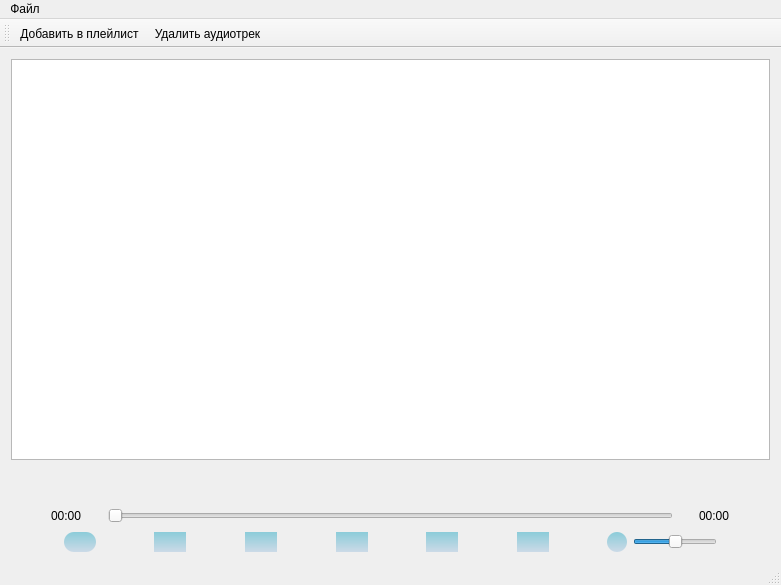
<?xml version="1.0" encoding="UTF-8"?>
<ui version="4.0">
 <class>MainWindow</class>
 <widget class="QMainWindow" name="MainWindow">
  <property name="geometry">
   <rect>
    <x>0</x>
    <y>0</y>
    <width>781</width>
    <height>585</height>
   </rect>
  </property>
  <property name="windowTitle">
   <string>PlayMusic</string>
  </property>
  <widget class="QWidget" name="centralWidget">
   <layout class="QVBoxLayout" name="verticalLayout">
    <item>
     <layout class="QHBoxLayout" name="horizontalLayout_4">
      <item>
       <widget class="QTableView" name="playlistView"/>
      </item>
     </layout>
    </item>
    <item>
     <spacer name="verticalSpacer_2">
      <property name="orientation">
       <enum>Qt::Vertical</enum>
      </property>
      <property name="sizeType">
       <enum>QSizePolicy::Fixed</enum>
      </property>
      <property name="sizeHint" stdset="0">
       <size>
        <width>20</width>
        <height>20</height>
       </size>
      </property>
     </spacer>
    </item>
    <item>
     <widget class="QLabel" name="currentTrack">
      <property name="font">
       <font>
        <italic>true</italic>
       </font>
      </property>
      <property name="text">
       <string/>
      </property>
      <property name="alignment">
       <set>Qt::AlignCenter</set>
      </property>
     </widget>
    </item>
    <item>
     <layout class="QHBoxLayout" name="horizontalLayout_3">
      <item>
       <spacer name="horizontalSpacer_3">
        <property name="orientation">
         <enum>Qt::Horizontal</enum>
        </property>
        <property name="sizeType">
         <enum>QSizePolicy::Fixed</enum>
        </property>
        <property name="sizeHint" stdset="0">
         <size>
          <width>40</width>
          <height>20</height>
         </size>
        </property>
       </spacer>
      </item>
      <item>
       <widget class="QLabel" name="currentTrackTime">
        <property name="text">
         <string>00:00</string>
        </property>
       </widget>
      </item>
      <item>
       <spacer name="horizontalSpacer">
        <property name="orientation">
         <enum>Qt::Horizontal</enum>
        </property>
        <property name="sizeType">
         <enum>QSizePolicy::Fixed</enum>
        </property>
        <property name="sizeHint" stdset="0">
         <size>
          <width>20</width>
          <height>20</height>
         </size>
        </property>
       </spacer>
      </item>
      <item>
       <widget class="QSlider" name="trackTimeSlider">
        <property name="cursor">
         <cursorShape>PointingHandCursor</cursorShape>
        </property>
        <property name="maximum">
         <number>100</number>
        </property>
        <property name="pageStep">
         <number>0</number>
        </property>
        <property name="tracking">
         <bool>true</bool>
        </property>
        <property name="orientation">
         <enum>Qt::Horizontal</enum>
        </property>
        <property name="tickPosition">
         <enum>QSlider::NoTicks</enum>
        </property>
        <property name="tickInterval">
         <number>0</number>
        </property>
       </widget>
      </item>
      <item>
       <spacer name="horizontalSpacer_2">
        <property name="orientation">
         <enum>Qt::Horizontal</enum>
        </property>
        <property name="sizeType">
         <enum>QSizePolicy::Fixed</enum>
        </property>
        <property name="sizeHint" stdset="0">
         <size>
          <width>20</width>
          <height>20</height>
         </size>
        </property>
       </spacer>
      </item>
      <item>
       <widget class="QLabel" name="allTrackTime">
        <property name="text">
         <string>00:00</string>
        </property>
       </widget>
      </item>
      <item>
       <spacer name="horizontalSpacer_4">
        <property name="orientation">
         <enum>Qt::Horizontal</enum>
        </property>
        <property name="sizeType">
         <enum>QSizePolicy::Fixed</enum>
        </property>
        <property name="sizeHint" stdset="0">
         <size>
          <width>40</width>
          <height>20</height>
         </size>
        </property>
       </spacer>
      </item>
     </layout>
    </item>
    <item>
     <layout class="QHBoxLayout" name="horizontalLayout">
      <item>
       <spacer name="horizontalSpacer_16">
        <property name="orientation">
         <enum>Qt::Horizontal</enum>
        </property>
        <property name="sizeHint" stdset="0">
         <size>
          <width>40</width>
          <height>20</height>
         </size>
        </property>
       </spacer>
      </item>
      <item>
       <widget class="QPushButton" name="equalizerButton">
        <property name="maximumSize">
         <size>
          <width>50</width>
          <height>50</height>
         </size>
        </property>
        <property name="styleSheet">
         <string notr="true">QPushButton {
border-style: solid;
border-radius: 10px;
background-color: qlineargradient(spread:repeat, x1:0.502, y1:0, x2:0.502, y2:1, stop:0 rgba(139, 204, 217, 255), stop:1 rgba(204, 218, 231, 255));
}
QPushButton::pressed {
background-color: qlineargradient(spread:repeat, x1:0.502, y1:0, x2:0.502, y2:1, stop:0 rgba(59, 170, 238, 255), stop:1 rgba(114, 130, 145, 255));
}</string>
        </property>
        <property name="text">
         <string/>
        </property>
        <property name="icon">
         <iconset resource="resource.qrc">
          <normaloff>:/res/img/equalizer.png</normaloff>:/res/img/equalizer.png</iconset>
        </property>
        <property name="iconSize">
         <size>
          <width>50</width>
          <height>50</height>
         </size>
        </property>
       </widget>
      </item>
      <item>
       <spacer name="horizontalSpacer_15">
        <property name="orientation">
         <enum>Qt::Horizontal</enum>
        </property>
        <property name="sizeHint" stdset="0">
         <size>
          <width>40</width>
          <height>20</height>
         </size>
        </property>
       </spacer>
      </item>
      <item>
       <widget class="QPushButton" name="shuffleButton">
        <property name="enabled">
         <bool>true</bool>
        </property>
        <property name="maximumSize">
         <size>
          <width>50</width>
          <height>50</height>
         </size>
        </property>
        <property name="cursor">
         <cursorShape>PointingHandCursor</cursorShape>
        </property>
        <property name="styleSheet">
         <string notr="true">QPushButton {
border-style: solid;
border-radius: 24px;
background-color: qlineargradient(spread:repeat, x1:0.502, y1:0, x2:0.502, y2:1, stop:0 rgba(139, 204, 217, 255), stop:1 rgba(204, 218, 231, 255));
}
QPushButton::checked {
background-color:qlineargradient(spread:repeat, x1:0.502, y1:0, x2:0.502, y2:1, stop:0 rgba(27, 145, 218, 255), stop:1 rgba(158, 208, 255, 255));
}
QPushButton::pressed {
background-color: qlineargradient(spread:repeat, x1:0.502, y1:0, x2:0.502, y2:1, stop:0 rgba(59, 170, 238, 255), stop:1 rgba(114, 130, 145, 255));
}</string>
        </property>
        <property name="text">
         <string/>
        </property>
        <property name="icon">
         <iconset resource="resource.qrc">
          <normaloff>:/res/img/shuffle.png</normaloff>:/res/img/shuffle.png</iconset>
        </property>
        <property name="iconSize">
         <size>
          <width>50</width>
          <height>50</height>
         </size>
        </property>
        <property name="checkable">
         <bool>true</bool>
        </property>
        <property name="checked">
         <bool>false</bool>
        </property>
       </widget>
      </item>
      <item>
       <spacer name="horizontalSpacer_11">
        <property name="orientation">
         <enum>Qt::Horizontal</enum>
        </property>
        <property name="sizeHint" stdset="0">
         <size>
          <width>40</width>
          <height>20</height>
         </size>
        </property>
       </spacer>
      </item>
      <item>
       <widget class="QPushButton" name="previousButton">
        <property name="maximumSize">
         <size>
          <width>50</width>
          <height>50</height>
         </size>
        </property>
        <property name="cursor">
         <cursorShape>PointingHandCursor</cursorShape>
        </property>
        <property name="styleSheet">
         <string notr="true">QPushButton {
border-style: solid;
border-radius: 24px;
background-color: qlineargradient(spread:repeat, x1:0.502, y1:0, x2:0.502, y2:1, stop:0 rgba(139, 204, 217, 255), stop:1 rgba(204, 218, 231, 255));
}
QPushButton::pressed {
background-color: qlineargradient(spread:repeat, x1:0.502, y1:0, x2:0.502, y2:1, stop:0 rgba(59, 170, 238, 255), stop:1 rgba(114, 130, 145, 255));
}</string>
        </property>
        <property name="text">
         <string/>
        </property>
        <property name="icon">
         <iconset resource="resource.qrc">
          <normaloff>:/res/img/previous.png</normaloff>:/res/img/previous.png</iconset>
        </property>
        <property name="iconSize">
         <size>
          <width>50</width>
          <height>50</height>
         </size>
        </property>
        <property name="checkable">
         <bool>false</bool>
        </property>
        <property name="autoRepeat">
         <bool>false</bool>
        </property>
       </widget>
      </item>
      <item>
       <spacer name="horizontalSpacer_12">
        <property name="orientation">
         <enum>Qt::Horizontal</enum>
        </property>
        <property name="sizeHint" stdset="0">
         <size>
          <width>40</width>
          <height>20</height>
         </size>
        </property>
       </spacer>
      </item>
      <item>
       <widget class="QPushButton" name="playButton">
        <property name="minimumSize">
         <size>
          <width>0</width>
          <height>0</height>
         </size>
        </property>
        <property name="maximumSize">
         <size>
          <width>50</width>
          <height>50</height>
         </size>
        </property>
        <property name="cursor">
         <cursorShape>PointingHandCursor</cursorShape>
        </property>
        <property name="styleSheet">
         <string notr="true">QPushButton {
border-style: solid;
border-radius: 24px;
background-color: qlineargradient(spread:repeat, x1:0.502, y1:0, x2:0.502, y2:1, stop:0 rgba(139, 204, 217, 255), stop:1 rgba(204, 218, 231, 255));
}
QPushButton::pressed {
background-color: qlineargradient(spread:repeat, x1:0.502, y1:0, x2:0.502, y2:1, stop:0 rgba(59, 170, 238, 255), stop:1 rgba(114, 130, 145, 255));
}</string>
        </property>
        <property name="text">
         <string/>
        </property>
        <property name="icon">
         <iconset>
          <activeoff>:/res/img/play-button.png</activeoff>
          <activeon>:/res/img/pause.png</activeon>
         </iconset>
        </property>
        <property name="iconSize">
         <size>
          <width>50</width>
          <height>50</height>
         </size>
        </property>
        <property name="checkable">
         <bool>true</bool>
        </property>
       </widget>
      </item>
      <item>
       <spacer name="horizontalSpacer_13">
        <property name="orientation">
         <enum>Qt::Horizontal</enum>
        </property>
        <property name="sizeHint" stdset="0">
         <size>
          <width>40</width>
          <height>20</height>
         </size>
        </property>
       </spacer>
      </item>
      <item>
       <widget class="QPushButton" name="nextButton">
        <property name="maximumSize">
         <size>
          <width>50</width>
          <height>50</height>
         </size>
        </property>
        <property name="cursor">
         <cursorShape>PointingHandCursor</cursorShape>
        </property>
        <property name="styleSheet">
         <string notr="true">QPushButton {
border-style: solid;
border-radius: 24px;
background-color: qlineargradient(spread:repeat, x1:0.502, y1:0, x2:0.502, y2:1, stop:0 rgba(139, 204, 217, 255), stop:1 rgba(204, 218, 231, 255));
}
QPushButton::pressed {
background-color: qlineargradient(spread:repeat, x1:0.502, y1:0, x2:0.502, y2:1, stop:0 rgba(59, 170, 238, 255), stop:1 rgba(114, 130, 145, 255));
}</string>
        </property>
        <property name="text">
         <string/>
        </property>
        <property name="icon">
         <iconset resource="resource.qrc">
          <normaloff>:/res/img/next.png</normaloff>:/res/img/next.png</iconset>
        </property>
        <property name="iconSize">
         <size>
          <width>50</width>
          <height>50</height>
         </size>
        </property>
       </widget>
      </item>
      <item>
       <spacer name="horizontalSpacer_14">
        <property name="orientation">
         <enum>Qt::Horizontal</enum>
        </property>
        <property name="sizeHint" stdset="0">
         <size>
          <width>40</width>
          <height>20</height>
         </size>
        </property>
       </spacer>
      </item>
      <item>
       <widget class="QPushButton" name="repeatButton">
        <property name="maximumSize">
         <size>
          <width>50</width>
          <height>50</height>
         </size>
        </property>
        <property name="cursor">
         <cursorShape>PointingHandCursor</cursorShape>
        </property>
        <property name="styleSheet">
         <string notr="true">QPushButton {
border-style: solid;
border-radius: 24px;
background-color: qlineargradient(spread:repeat, x1:0.502, y1:0, x2:0.502, y2:1, stop:0 rgba(139, 204, 217, 255), stop:1 rgba(204, 218, 231, 255));
}
QPushButton::checked {
background-color:qlineargradient(spread:repeat, x1:0.502, y1:0, x2:0.502, y2:1, stop:0 rgba(27, 145, 218, 255), stop:1 rgba(158, 208, 255, 255));
}
QPushButton::pressed {
background-color: qlineargradient(spread:repeat, x1:0.502, y1:0, x2:0.502, y2:1, stop:0 rgba(59, 170, 238, 255), stop:1 rgba(114, 130, 145, 255));
}</string>
        </property>
        <property name="text">
         <string/>
        </property>
        <property name="icon">
         <iconset resource="resource.qrc">
          <normaloff>:/res/img/repeat.png</normaloff>:/res/img/repeat.png</iconset>
        </property>
        <property name="iconSize">
         <size>
          <width>50</width>
          <height>50</height>
         </size>
        </property>
        <property name="checkable">
         <bool>true</bool>
        </property>
       </widget>
      </item>
      <item>
       <spacer name="horizontalSpacer_5">
        <property name="orientation">
         <enum>Qt::Horizontal</enum>
        </property>
        <property name="sizeType">
         <enum>QSizePolicy::Expanding</enum>
        </property>
        <property name="sizeHint" stdset="0">
         <size>
          <width>40</width>
          <height>20</height>
         </size>
        </property>
       </spacer>
      </item>
      <item>
       <widget class="QPushButton" name="volumeButton">
        <property name="sizePolicy">
         <sizepolicy hsizetype="Fixed" vsizetype="Fixed">
          <horstretch>0</horstretch>
          <verstretch>0</verstretch>
         </sizepolicy>
        </property>
        <property name="maximumSize">
         <size>
          <width>20</width>
          <height>20</height>
         </size>
        </property>
        <property name="cursor">
         <cursorShape>PointingHandCursor</cursorShape>
        </property>
        <property name="styleSheet">
         <string notr="true">QPushButton {
border-style: solid;
border-radius: 10px;
background-color: qlineargradient(spread:repeat, x1:0.502, y1:0, x2:0.502, y2:1, stop:0 rgba(139, 204, 217, 255), stop:1 rgba(204, 218, 231, 255));
}
QPushButton::pressed {
background-color: qlineargradient(spread:repeat, x1:0.502, y1:0, x2:0.502, y2:1, stop:0 rgba(59, 170, 238, 255), stop:1 rgba(114, 130, 145, 255));
}</string>
        </property>
        <property name="text">
         <string/>
        </property>
        <property name="icon">
         <iconset>
          <activeoff>:/res/img/mute.png</activeoff>
          <activeon>:/res/img/volume.png</activeon>
         </iconset>
        </property>
        <property name="iconSize">
         <size>
          <width>20</width>
          <height>20</height>
         </size>
        </property>
        <property name="checkable">
         <bool>true</bool>
        </property>
        <property name="checked">
         <bool>true</bool>
        </property>
       </widget>
      </item>
      <item>
       <widget class="QSlider" name="volumeSlider">
        <property name="sizePolicy">
         <sizepolicy hsizetype="Fixed" vsizetype="Fixed">
          <horstretch>0</horstretch>
          <verstretch>0</verstretch>
         </sizepolicy>
        </property>
        <property name="cursor">
         <cursorShape>PointingHandCursor</cursorShape>
        </property>
        <property name="mouseTracking">
         <bool>false</bool>
        </property>
        <property name="tabletTracking">
         <bool>false</bool>
        </property>
        <property name="maximum">
         <number>100</number>
        </property>
        <property name="pageStep">
         <number>20</number>
        </property>
        <property name="value">
         <number>50</number>
        </property>
        <property name="sliderPosition">
         <number>50</number>
        </property>
        <property name="tracking">
         <bool>false</bool>
        </property>
        <property name="orientation">
         <enum>Qt::Horizontal</enum>
        </property>
        <property name="tickPosition">
         <enum>QSlider::NoTicks</enum>
        </property>
        <property name="tickInterval">
         <number>0</number>
        </property>
       </widget>
      </item>
      <item>
       <spacer name="horizontalSpacer_6">
        <property name="orientation">
         <enum>Qt::Horizontal</enum>
        </property>
        <property name="sizeType">
         <enum>QSizePolicy::Expanding</enum>
        </property>
        <property name="sizeHint" stdset="0">
         <size>
          <width>40</width>
          <height>20</height>
         </size>
        </property>
       </spacer>
      </item>
     </layout>
    </item>
   </layout>
  </widget>
  <widget class="QMenuBar" name="menuBar">
   <property name="geometry">
    <rect>
     <x>0</x>
     <y>0</y>
     <width>781</width>
     <height>26</height>
    </rect>
   </property>
   <widget class="QMenu" name="menu">
    <property name="title">
     <string>Файл</string>
    </property>
    <addaction name="add_action"/>
    <addaction name="remove_action"/>
   </widget>
   <addaction name="menu"/>
  </widget>
  <widget class="QToolBar" name="mainToolBar">
   <attribute name="toolBarArea">
    <enum>TopToolBarArea</enum>
   </attribute>
   <attribute name="toolBarBreak">
    <bool>true</bool>
   </attribute>
   <addaction name="add_action"/>
   <addaction name="remove_action"/>
  </widget>
  <widget class="QStatusBar" name="statusBar"/>
  <action name="action">
   <property name="text">
    <string>Открыть плейлист</string>
   </property>
  </action>
  <action name="add_action">
   <property name="text">
    <string>Добавить в плейлист</string>
   </property>
  </action>
  <action name="remove_action">
   <property name="text">
    <string>Удалить аудиотрек</string>
   </property>
  </action>
 </widget>
 <layoutdefault spacing="6" margin="11"/>
 <resources>
  <include location="resource.qrc"/>
 </resources>
 <connections/>
</ui>
